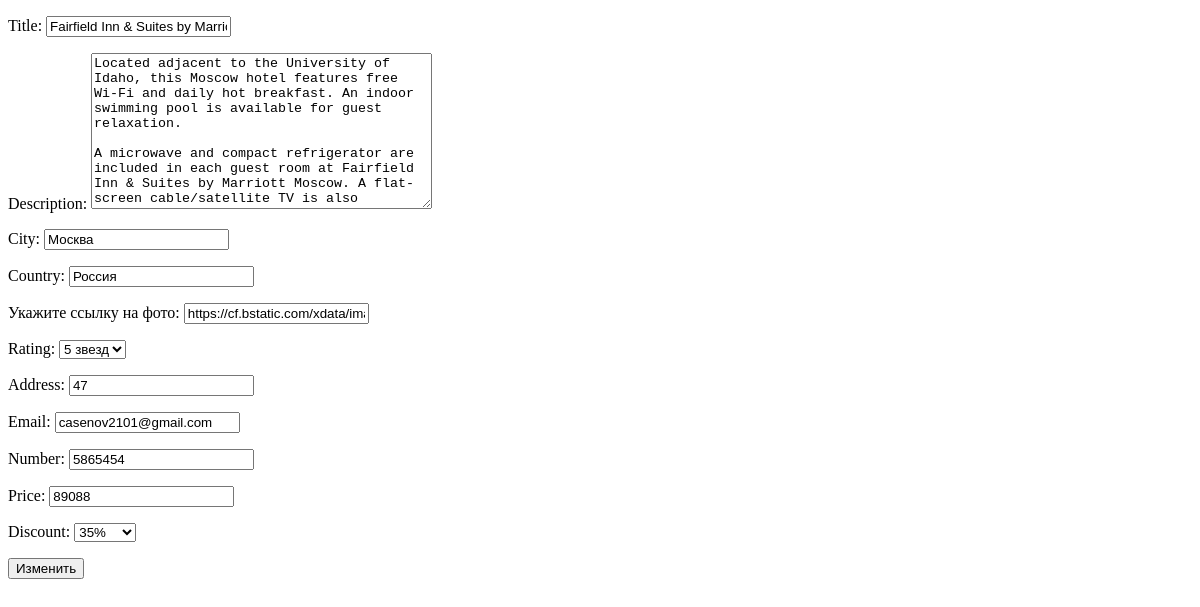
Before: /hotel_detail/6/update/ with the older database file.
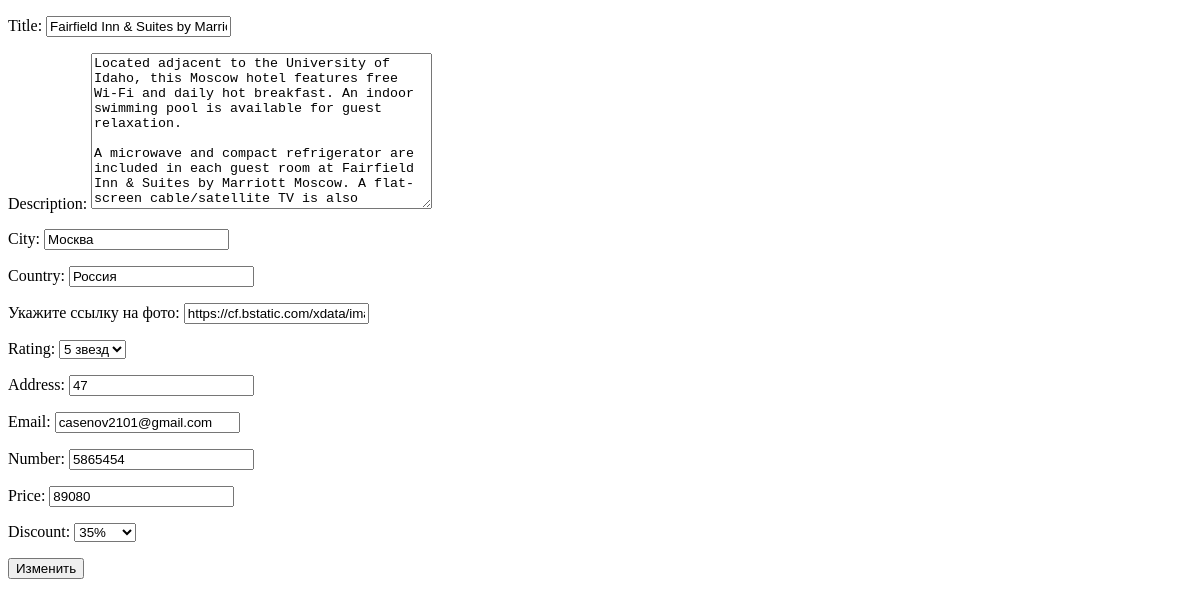
After: the same page with the newer database file.
### Hotel/models.py (models this page shows, shortened)
class Hotel(models.Model):
    RATINGS_HOTEL = (
        ("1", '1 звезд'),
        ("2", '2 звезд'),
        ("3", '3 звезд'),
        ("4", '4 звезд'),
        ("5", '5 звезд'),
    )
    DISCOUNT_PERCENTAGE = (
        ("15", '10%'),
        ("25", '25%'),
        ("35", '35%'),
        ("45", '45%'),
        ("55", '55%'),
    )
    title = models.CharField(max_length=100)
    description = models.TextField()
    city = models.CharField(max_length=100)
    country = models.CharField(max_length=100)
    image = models.URLField(verbose_name="Укажите ссылку на фото",)
    rating = models.CharField(max_length=100, choices=RATINGS_HOTEL)
    address = models.IntegerField()
    email = models.EmailField()
    number = models.IntegerField(blank=True)
    price = models.PositiveIntegerField()
    discount = models.CharField(max_length=100, choices=DISCOUNT_PERCENTAGE)
    created_at = models.DateTimeField(auto_now_add=True)
    updated_at = models.DateTimeField(auto_now=True)

### Hotel/views.py (the view)
# urls.py: path('hotel_detail/<int:id>/update/', views.update_hotel_view, name="hotel_update"),
def update_hotel_view(request, id):
    hotel_id = get_object_or_404(models.Hotel, id=id)
    if request.method == 'POST':
        form = forms.HotelForm(request.POST, instance=hotel_id)
        if form.is_valid():
            form.save()
            return HttpResponse("<h1>Успешно обновлен в БД</h1> <a href='/'>Главная</a>")
    else:
        form = forms.HotelForm(instance=hotel_id)
    return render(request, template_name="hotels/update_hotel.html",
                  context={"form": form, "hotel_id": hotel_id})

### Hotel/forms.py
class HotelForm(forms.ModelForm):
    class Meta:
        model = models.Hotel
        fields = '__all__'

### templates/hotels/update_hotel.html (shortened to what this page needs)
<!DOCTYPE html>
<html lang="en">
<head>
</head>
<body>
<form method="POST" enctype="multipart/form-data">
    {{form.as_p}}
    <button type="submit">Изменить</button>
</form>
</body>
</html>

Changed rows visible on the page:
changed Hotel "Fairfield Inn & Suites by Marriott Moscow": price "89088" → "89080"
